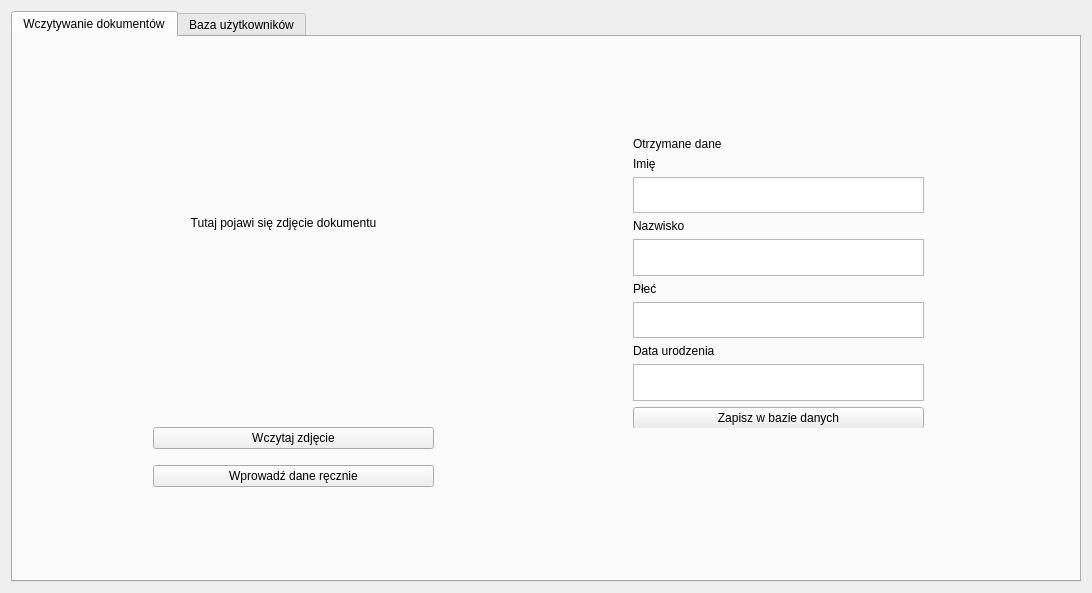
<?xml version="1.0" encoding="UTF-8"?>
<ui version="4.0">
 <class>Widget</class>
 <widget class="QWidget" name="Widget">
  <property name="geometry">
   <rect>
    <x>0</x>
    <y>0</y>
    <width>1092</width>
    <height>593</height>
   </rect>
  </property>
  <property name="windowTitle">
   <string>Widget</string>
  </property>
  <layout class="QHBoxLayout" name="horizontalLayout">
   <item>
    <widget class="QTabWidget" name="tabWidget">
     <property name="currentIndex">
      <number>0</number>
     </property>
     <widget class="QWidget" name="tab">
      <attribute name="title">
       <string>Wczytywanie dokumentów</string>
      </attribute>
      <widget class="QLabel" name="photoField">
       <property name="geometry">
        <rect>
         <x>60</x>
         <y>50</y>
         <width>421</width>
         <height>271</height>
        </rect>
       </property>
       <property name="autoFillBackground">
        <bool>false</bool>
       </property>
       <property name="text">
        <string>Tutaj pojawi się zdjęcie dokumentu</string>
       </property>
       <property name="scaledContents">
        <bool>true</bool>
       </property>
       <property name="alignment">
        <set>Qt::AlignCenter</set>
       </property>
      </widget>
      <widget class="QWidget" name="verticalLayoutWidget">
       <property name="geometry">
        <rect>
         <x>140</x>
         <y>380</y>
         <width>281</width>
         <height>80</height>
        </rect>
       </property>
       <layout class="QVBoxLayout" name="uploadedDocumentActions">
        <item>
         <widget class="QPushButton" name="uploadButton">
          <property name="text">
           <string>Wczytaj zdjęcie</string>
          </property>
         </widget>
        </item>
        <item>
         <widget class="QPushButton" name="pushButton_3">
          <property name="text">
           <string>Wprowadź dane ręcznie</string>
          </property>
         </widget>
        </item>
       </layout>
      </widget>
      <widget class="QWidget" name="verticalLayoutWidget_2">
       <property name="geometry">
        <rect>
         <x>620</x>
         <y>100</y>
         <width>291</width>
         <height>291</height>
        </rect>
       </property>
       <layout class="QVBoxLayout" name="personDataForm">
        <item>
         <widget class="QLabel" name="label">
          <property name="text">
           <string>Otrzymane dane</string>
          </property>
         </widget>
        </item>
        <item>
         <widget class="QLabel" name="label_2">
          <property name="text">
           <string>Imię</string>
          </property>
         </widget>
        </item>
        <item>
         <widget class="QTextEdit" name="firstName"/>
        </item>
        <item>
         <widget class="QLabel" name="label_3">
          <property name="text">
           <string>Nazwisko</string>
          </property>
         </widget>
        </item>
        <item>
         <widget class="QTextEdit" name="lastName"/>
        </item>
        <item>
         <widget class="QLabel" name="label_5">
          <property name="text">
           <string>Płeć</string>
          </property>
         </widget>
        </item>
        <item>
         <widget class="QTextEdit" name="dateOfBirth"/>
        </item>
        <item>
         <widget class="QLabel" name="label_4">
          <property name="text">
           <string>Data urodzenia</string>
          </property>
         </widget>
        </item>
        <item>
         <widget class="QTextEdit" name="sex"/>
        </item>
        <item>
         <widget class="QPushButton" name="addOrUpdatePersonData">
          <property name="text">
           <string>Zapisz w bazie danych</string>
          </property>
         </widget>
        </item>
       </layout>
      </widget>
     </widget>
     <widget class="QWidget" name="tab_2">
      <attribute name="title">
       <string>Baza użytkowników</string>
      </attribute>
      <widget class="QTableWidget" name="usersTable">
       <property name="geometry">
        <rect>
         <x>60</x>
         <y>80</y>
         <width>931</width>
         <height>251</height>
        </rect>
       </property>
       <property name="baseSize">
        <size>
         <width>0</width>
         <height>0</height>
        </size>
       </property>
       <property name="sortingEnabled">
        <bool>false</bool>
       </property>
       <row/>
       <row/>
       <column>
        <property name="text">
         <string>Imię</string>
        </property>
       </column>
       <column>
        <property name="text">
         <string>Nazwisko</string>
        </property>
       </column>
       <column>
        <property name="text">
         <string>Płeć</string>
        </property>
       </column>
       <column>
        <property name="text">
         <string>Data urodzenia</string>
        </property>
       </column>
       <item row="0" column="0">
        <property name="text">
         <string>Adam</string>
        </property>
       </item>
       <item row="0" column="1">
        <property name="text">
         <string>Abacki</string>
        </property>
       </item>
       <item row="0" column="2">
        <property name="text">
         <string>M</string>
        </property>
       </item>
       <item row="0" column="3">
        <property name="text">
         <string>01.01.1990</string>
        </property>
       </item>
       <item row="1" column="0">
        <property name="text">
         <string>Bogdan</string>
        </property>
       </item>
       <item row="1" column="1">
        <property name="text">
         <string>Babacki</string>
        </property>
       </item>
       <item row="1" column="2">
        <property name="text">
         <string>M</string>
        </property>
       </item>
       <item row="1" column="3">
        <property name="text">
         <string>01.01.1990</string>
        </property>
       </item>
      </widget>
     </widget>
    </widget>
   </item>
  </layout>
 </widget>
 <resources/>
 <connections/>
</ui>
